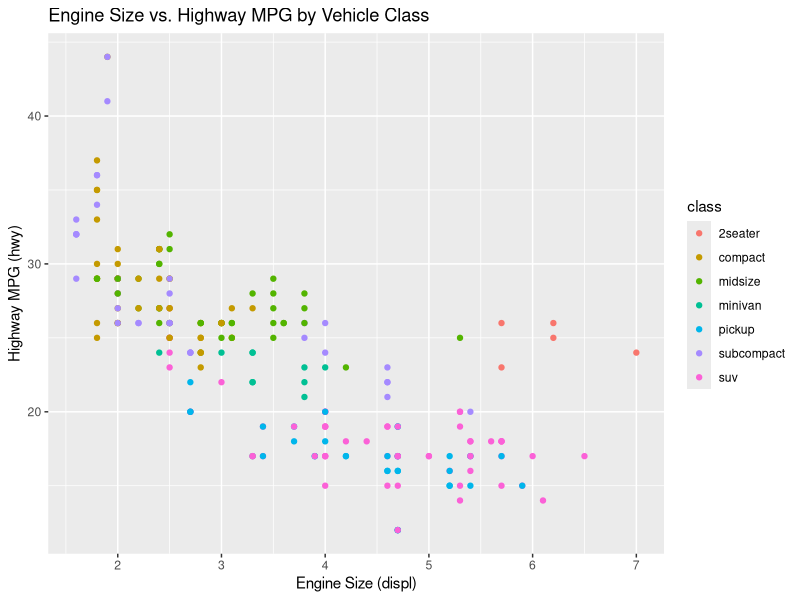
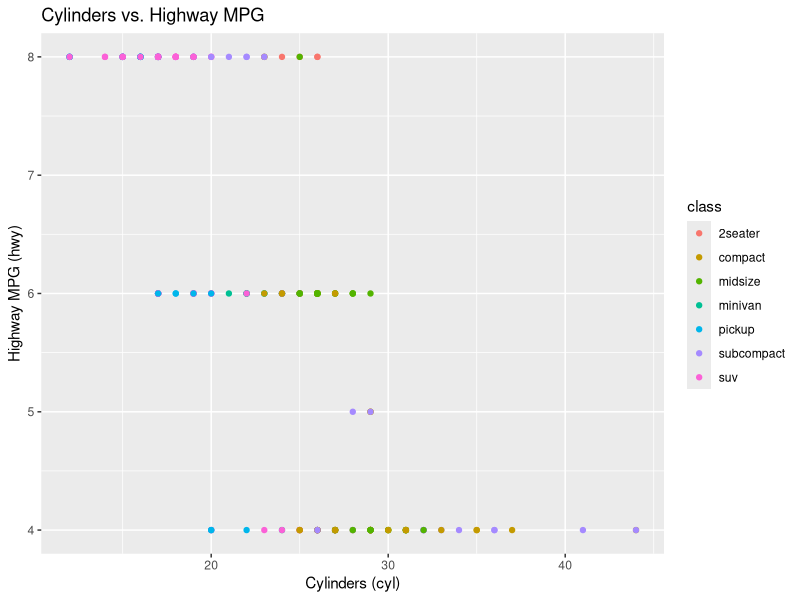
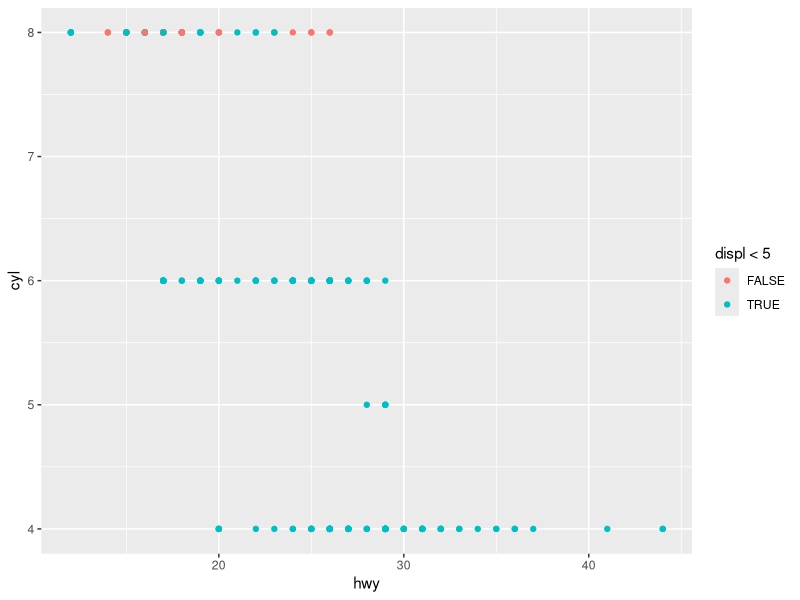

The R source for these figures, in order:
# Nikita Belii
# HW1

install.packages("tidyverse")
library(tidyverse)

# Read the mpg dataset and store it in a new variable.
mpg
a = mpg

# Plot the relationship between engine size (displ) and fuel efficiency (hwy) with vehicles labeled by class, in an aesthetically pleasant and meaningful way.
ggplot(data = mpg) + 
  geom_point(mapping = aes(x = displ, y = hwy, color = class)) + 
    labs(x = "Engine Size (displ)", y = "Highway MPG (hwy)") +
      ggtitle("Engine Size vs. Highway MPG by Vehicle Class")

# Also generate a scatterplot of hwy vs cyl in the mpg dataset.
ggplot(data = mpg) + 
  geom_point(mapping = aes(x = hwy, y = cyl, color = class)) +
   labs(x = "Cylinders (cyl)", y = "Highway MPG (hwy)") +
    ggtitle("Cylinders vs. Highway MPG")

# Compute and display the total number of 4-, 5-, 6- and 8-cylinder vehicles in the dataset.
ggplot(data = mpg) + 
  geom_point(mapping = aes(x = hwy, y = cyl, color = displ < 5))

# Compute and display the total number of 4-, 5-, 6- and 8-cylinder vehicles in the dataset.
table(mpg$cyl)

#Compute and display the details (manufacturer, model, etc.) of the most fuel-efficient vehicles in the dataset
most = which.max(mpg$cty)
mpg[most,]

#Compute and display the details (manufacturer, model, etc.) of the least fuel-efficient vehicles in the dataset.
least = which.min(mpg$cty)
mpg[least,]


